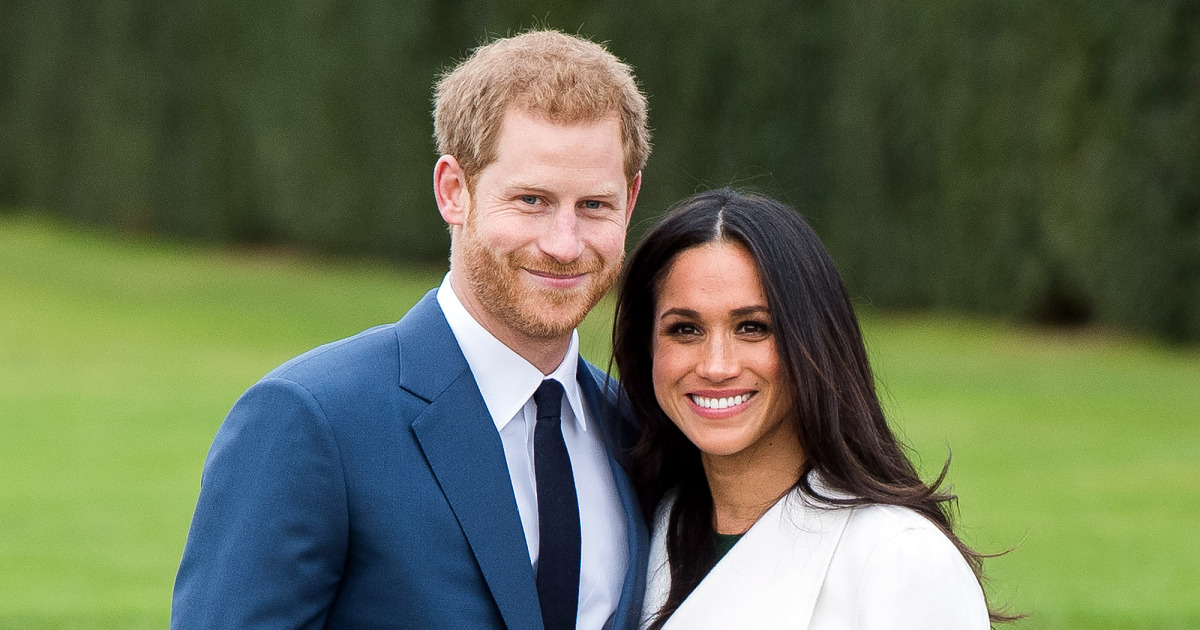
#> input picture data/image2.jpg, 1200 x 630 px, given in place of the camera
$ python DatasetGenerator.py
#> lines starting #> are read from the running program, lines starting #| are printed output that depends on the picture
import cv2

# Loading cascade classifier for face detection
cascadePath = "./opencv/data/haarcascades/haarcascade_frontalface_default.xml"
faceCascade = cv2.CascadeClassifier(cascadePath)

# Initializing Camera
camera = cv2.VideoCapture(0)

while True:
    # ret (True/False responsible for detecting whether there is an image)
    # frame (Our RGB image matrix from video stream)
    ret, frame = camera.read()
#> frame is the input picture: shape (630, 1200, 3); mean B, G, R 82.3, 109.7, 100.3
    # Converts our frame to grayscale
    gray = cv2.cvtColor(frame, cv2.COLOR_BGR2GRAY)
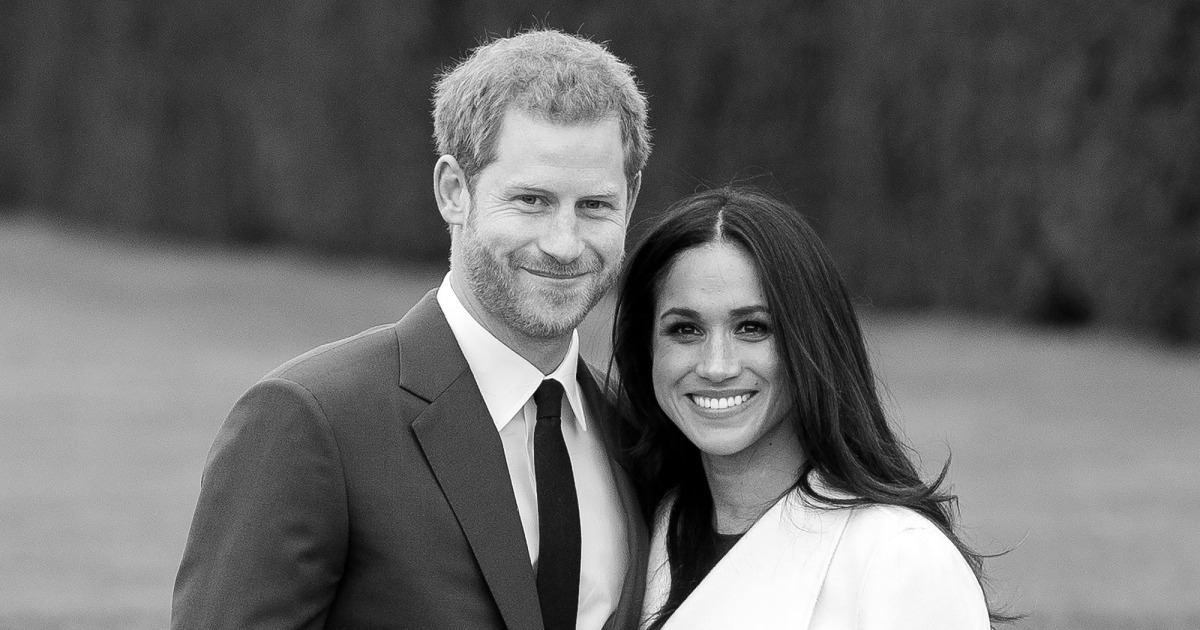
#> gray: shape (630, 1200); min 0, max 255, mean 103.8

    # Detects objects of different sizes in the input image.
    # The detected objects are returned as a list of rectangles.
    faces = faceCascade.detectMultiScale(gray)
#> faces = [[623, 260, 178, 178], [468, 134, 185, 185]]

    biggestIndex = 0
    faceArea = 0

    for i in range(len(faces)):

        newFaceArea = faces[i][2] * faces[i][3]

        if newFaceArea > faceArea:
            faceArea = newFaceArea
            biggestIndex = i
#> this loop made 2 passes
#> (newFaceArea, faceArea, biggestIndex) on passes 1 to 2: (31684, 31684, 0), (34225, 34225, 1)
#> after the loop, biggestIndex = 1; faceArea = 34225

    x, y, w, h = faces[i]
#> x = 468; y = 134; w = 185; h = 185

    cropImage = frame[y-25:y+h+25, x-25:x+w+25]
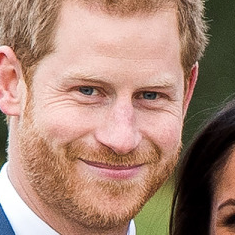
#> cropImage: shape (235, 235, 3); mean B, G, R 117.1, 133.3, 167.8
    cropImage = cv2.resize(cropImage, (200, 200))
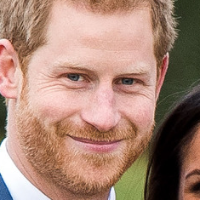
#> cropImage: shape (200, 200, 3); mean B, G, R 117, 133.2, 167.7

    print(frame)
#> (printed output is left out)
    break

$ run again, on data/image5.jpg
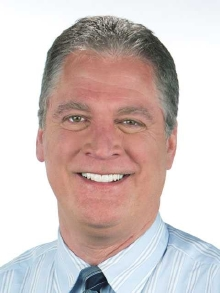
#> input picture data/image5.jpg, 220 x 293 px, given in place of the camera
#> frame is the input picture: shape (293, 220, 3); mean B, G, R 192.3, 194.8, 208.9
#> `gray = cv2.cvtColor(frame, cv2.COLOR_BGR2GRAY)`:
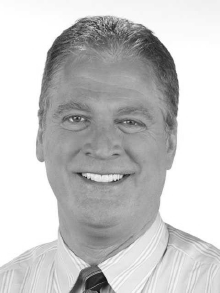
#> gray: shape (293, 220); min 19, max 255, mean 198.7
#> faces = [[30, 60, 156, 156]]
#> the loop `for i in range(len(faces)): ` made 1 pass
#> (newFaceArea, faceArea, biggestIndex) on pass 1: (24336, 24336, 0)
#> after the loop `for i in range(len(faces)):`: biggestIndex = 0; faceArea = 24336
#> x = 30; y = 60; w = 156
#> `cropImage = frame[y-25:y+h+25, x-25:x+w+25]`:
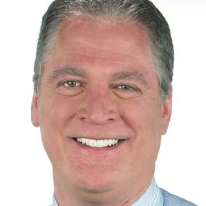
#> cropImage: shape (206, 206, 3); mean B, G, R 174.8, 181.6, 206.3
#> (printed output is left out)

$ run again, on data/image4.jpeg
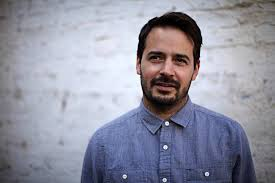
#> input picture data/image4.jpeg, 275 x 183 px, given in place of the camera
#> frame is the input picture: shape (183, 275, 3); mean B, G, R 160.6, 145.7, 144.9
#> `gray = cv2.cvtColor(frame, cv2.COLOR_BGR2GRAY)`:
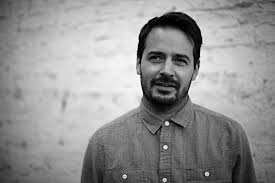
#> gray: shape (183, 275); min 0, max 254, mean 147.1
#> faces = [[132, 31, 73, 73], [196, 58, 52, 52]]
#> the loop `for i in range(len(faces)): ` made 2 passes
#> (newFaceArea, faceArea, biggestIndex) on pass 1: (5329, 5329, 0)
#> after the loop `for i in range(len(faces)):`: biggestIndex = 0; faceArea = 5329
#> x = 196; y = 58; w = 52
#> `cropImage = cv2.resize(cropImage, (200, 200))`:
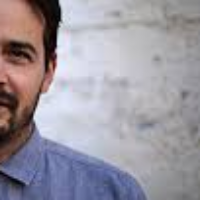
#> cropImage: shape (200, 200, 3); mean B, G, R 160, 150.6, 155.7
#> (printed output is left out)
